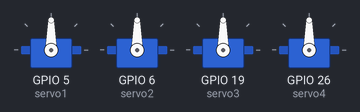
A program run on a simulated Raspberry Pi (BCM pin numbers). Parts: 4 × servo. Servo angles are drawn from the pulse width (0.5 ms = 0°, 2.5 ms = 180°); what the program prints to the terminal is not drawn.

Above: at 0.1 s.
At 6.0 s:
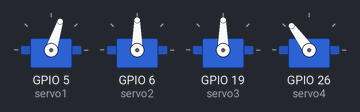
At 9.1 s:
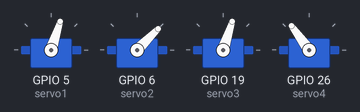
At 14.6 s:
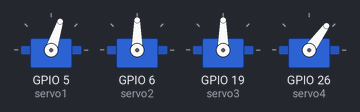
At 16.3 s:
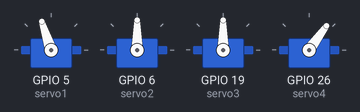
At 20.9 s:
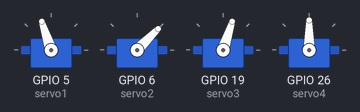
Timing chart, 0 to 22.0 s (numbered marks = the images above):
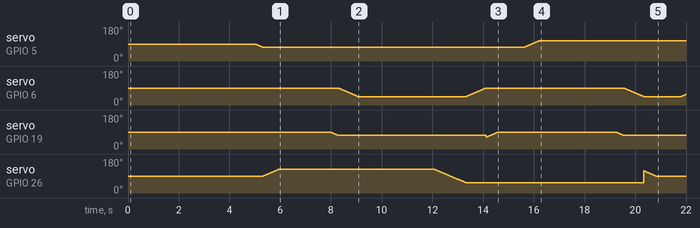

The program:

demo_pigpio.py
```python
#!/usr/bin/env python

 #
 # This file is part of the fr33zik distribution (https://github.com/fr33zik/servo_arm).
 # Copyright (c) 2019 Jaroslav Jablonicky.
 #
 # This program is free software: you can redistribute it and/or modify
 # it under the terms of the GNU General Public License as published by
 # the Free Software Foundation, version 3.
 #
 # This program is distributed in the hope that it will be useful, but
 # WITHOUT ANY WARRANTY; without even the implied warranty of
 # MERCHANTABILITY or FITNESS FOR A PARTICULAR PURPOSE. See the GNU
 # General Public License for more details.
 #
 # You should have received a copy of the GNU General Public License
 # along with this program. If not, see <http://www.gnu.org/licenses/>.
 #

import time
import pigpio

#WAVES=5
servo1=5
servo2=6
servo3=19
servo4=26

#wid=[0]*WAVES

pi = pigpio.pi()


pi.set_mode(13, pigpio.INPUT);
pi.set_mode(12, pigpio.INPUT);

pi.set_mode(servo1, pigpio.OUTPUT);
pi.set_mode(servo2, pigpio.OUTPUT);
pi.set_mode(servo3, pigpio.OUTPUT);
pi.set_mode(servo4, pigpio.OUTPUT);

print("starting pigpiod demo")

pi.set_servo_pulsewidth(servo1, 1500),
pi.set_servo_pulsewidth(servo2, 1500),
pi.set_servo_pulsewidth(servo3, 1500),
pi.set_servo_pulsewidth(servo4, 1500),

time.sleep(5)
#move to object
for i in range(1500,1301,-1):
    pi.set_servo_pulsewidth(servo1, i),
    for j in range(1500):
        continue
#open up
for i in range(1500,1901,1):
    pi.set_servo_pulsewidth(servo4, i),
    for j in range(1500):
        continue
time.sleep(2)

#go down
for i in range(1500,1301,-1):
    pi.set_servo_pulsewidth(servo3, i),
    for j in range(1500):
        continue

for i in range(1500,1001,-1):
    pi.set_servo_pulsewidth(servo2, i),
    for j in range(1500):
        continue

time.sleep(3)
#grab it
for i in range(1901,1101,-1):
    pi.set_servo_pulsewidth(servo4, i),
    for j in range(1500):
        continue
#go up
for i in range(1001,1500,1):
    pi.set_servo_pulsewidth(servo2, i),
    for j in range(1500):
        continue
for i in range(1201,1500,1):
    pi.set_servo_pulsewidth(servo3, i),
    for j in range(1500):
        continue
time.sleep(1)
#run away
for i in range(1301,1700,1):
    pi.set_servo_pulsewidth(servo1, i),
    for j in range(1500):
        continue
time.sleep(3)
#place down
for i in range(1500,1301,-1):
    pi.set_servo_pulsewidth(servo3, i),
    for j in range(1500):
        continue

for i in range(1500,1001,-1):
    pi.set_servo_pulsewidth(servo2, i),
    for j in range(1500):
        continue
#let go
for i in range(1801,1501,-1):
    pi.set_servo_pulsewidth(servo4, i),
    for j in range(1500):
        continue
time.sleep(1)
#center all
for i in range(1001,1500,1):
    pi.set_servo_pulsewidth(servo2, i),
    for j in range(1500):
        continue
for i in range(1201,1500,1):
    pi.set_servo_pulsewidth(servo3, i),
    for j in range(1500):
        continue
for i in range(1701,1501,-1):
    pi.set_servo_pulsewidth(servo1, i),
    for j in range(1500):
        continue
print("end of demo")
pi.stop()
```
